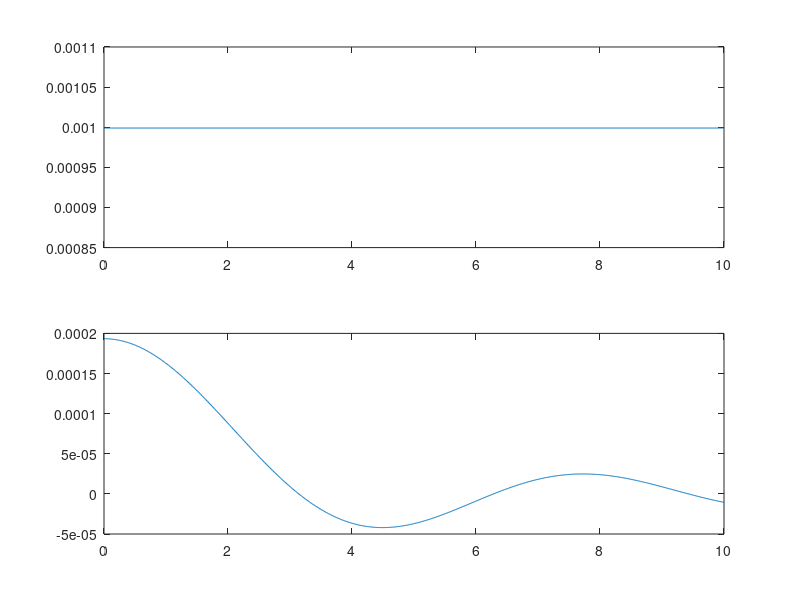

Write MATLAB code to recreate this figure. (Note: this script raises an error after producing the figure.)
z = 0:0.01:10;
pert = ones(1,length(z));
signal = sin(z)./z+(1+1e-10).*z;

id = find(isnan(signal));
signal(id) = 1;

params.fx_i = pert./sum(pert);
params.fy_j = signal./sum(signal);

params.fF = (1+1e-10).*z./sum(signal);

figure
subplot(2,1,1)
plot(z,params.fx_i);
subplot(2,1,2)
plot(z,params.fy_j-params.fF)

%pert = (pert-min(pert))./(max(pert)-min(pert));
signal = (signal-min(signal))./(max(signal)-min(signal));

x_i = NyquistSample(z,pert);
y_j = NyquistSample(z,signal);

Rx = randi([1 length(x_i)],[1 1e6]);
Ry = randi([1 length(y_j)],[1 1e6]);

x_i = x_i(Rx);
y_j = y_j(Ry);

%%
Z = transpose(z);

dz = mean(diff(z));

r0 = sum(exp(-(Z-x_i).^2),2);
r0 = r0./sum(r0);

for ii = 1:length(x_i)
    
    r = rand;
    
    [c,index] = min(abs(r-cumsum(r0)));
    x_i_(ii) = z(index);
    p_x_i_(ii) = r;
    
end

P_Y_X = conv(TransitionFunction(z,0),r0);
P_Y_X = P_Y_X(1:length(z)).*dz;

Y = NyquistSample(Z,P_Y_X);

R = randi([1 length(Y)],[1 1e5]);
y_j_ = Y(R);

bins = linspace(z(1),z(end),1e2);
mapX = hist(x_i,bins);
mapY = hist(y_j,bins);
mapZ = hist(y_j_,bins);

mapX = mapX./sum(mapX);
mapY = mapY./sum(mapY);
mapZ = mapZ./sum(mapZ);

%%

figure
subplot(3,1,1)
plot(bins,mapX)
subplot(3,1,2)
plot(bins,mapY-max(mapY)./10.*bins)
subplot(3,1,3)
plot(bins,mapZ-max(mapZ)./10.*bins)

%%

params.x_i = x_i;
params.y_j = y_j;

params.Wx = vals.Wx;
params.Wy = vals.Wy;

[vals] = InverseSolver(params);

%%

figure
subplot(2,1,1)
plot(z,(params.fy_j-params.fF)./sum(params.fy_j-params.fF),'b');
hold on
plot(vals.z,vals.mapZ-vals.z.*(max(vals.mapZ)./(10)),'r')
%legend('$$\{y_j\}$$ Distribution','$$\{y_j\}$$ Predication','Interpreter','latex')
xlabel('$$x$$ Space','Interpreter','latex');ylabel('$$p(\{y_j\})$$','Interpreter','latex');title('Initiatial Prediction','Interpreter','latex')
subplot(2,1,2)
plot(z,(params.fy_j-params.fF)./sum(params.fy_j-params.fF),'b');
hold on
plot(vals.z,vals.pred-vals.z.*(max(vals.pred)./(10)),'k');
%legend('$$\{y_j\}$$ Distribution','$$\{y_j\}$$ Prediction','Interpreter','latex')
xlabel('$$x$$ Space','Interpreter','latex');ylabel('$$p(\{y_j\})$$','Interpreter','latex');title('Trained Prediction','Interpreter','latex')

%%

figure
%subplot(2,1,1)
plot(vals.z,vals.p_y_x)
